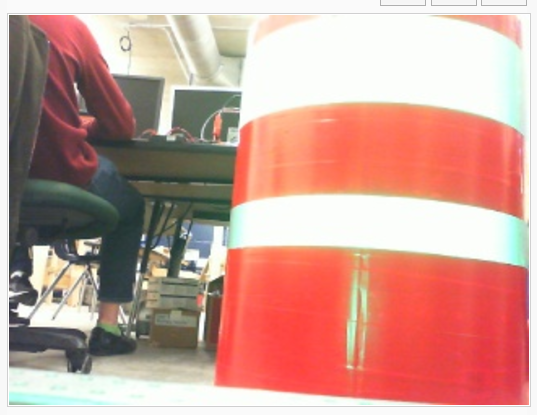
#> input picture large_maxes/mjpg_stream.png, 537 x 415 px
$ python -i grip.py   (imports and definitions only)   (older library calls are emulated)
#> lines starting #> are read from the running program, lines starting #| are printed output that depends on the picture
import cv2
import numpy
import math
from enum import Enum

class GripPythonVI:
    """
    An OpenCV pipeline generated by GRIP.
    """

    def __init__(self):
        """initializes all values to presets or None if need to be set
        """

        self.__hsl_threshold_hue = [51.798561151079134, 92.90322580645162]
        self.__hsl_threshold_saturation = [135.29676258992808, 196.553480475382]
        self.__hsl_threshold_luminance = [208.44134369923415, 254.89176570458406]

        self.hsl_threshold_output = None

        self.__find_contours_input = self.hsl_threshold_output
        self.__find_contours_external_only = False

        self.find_contours_output = None

        self.__filter_contours_contours = self.find_contours_output
        self.__filter_contours_min_area = 1.0
        self.__filter_contours_min_perimeter = 1.0
        self.__filter_contours_min_width = 1.0
        self.__filter_contours_max_width = 100000.0
        self.__filter_contours_min_height = 1.0
        self.__filter_contours_max_height = 120000.0
        self.__filter_contours_solidity = [0.0, 99.82014388489209]
        self.__filter_contours_max_vertices = 120000.0
        self.__filter_contours_min_vertices = 100.0
        self.__filter_contours_min_ratio = 2.0
        self.__filter_contours_max_ratio = 100000.0

        self.filter_contours_output = None


    def process(self, source0):
        """
        Runs the pipeline and sets all outputs to new values.
        """
        # Step HSL_Threshold0:
        self.__hsl_threshold_input = source0
        (self.hsl_threshold_output) = self.__hsl_threshold(self.__hsl_threshold_input, self.__hsl_threshold_hue, self.__hsl_threshold_saturation, self.__hsl_threshold_luminance)

        # Step Find_Contours0:
        self.__find_contours_input = self.hsl_threshold_output
        (self.find_contours_output) = self.__find_contours(self.__find_contours_input, self.__find_contours_external_only)

        # Step Filter_Contours0:
        self.__filter_contours_contours = self.find_contours_output
        (self.filter_contours_output) = self.__filter_contours(self.__filter_contours_contours, self.__filter_contours_min_area, self.__filter_contours_min_perimeter, self.__filter_contours_min_width, self.__filter_contours_max_width, self.__filter_contours_min_height, self.__filter_contours_max_height, self.__filter_contours_solidity, self.__filter_contours_max_vertices, self.__filter_contours_min_vertices, self.__filter_contours_min_ratio, self.__filter_contours_max_ratio)


    @staticmethod
    def __hsl_threshold(input, hue, sat, lum):
        """Segment an image based on hue, saturation, and luminance ranges.
        Args:
            input: A BGR numpy.ndarray.
            hue: A list of two numbers the are the min and max hue.
            sat: A list of two numbers the are the min and max saturation.
            lum: A list of two numbers the are the min and max luminance.
        Returns:
            A black and white numpy.ndarray.
        """
        out = cv2.cvtColor(input, cv2.COLOR_BGR2HLS)
        return cv2.inRange(out, (hue[0], lum[0], sat[0]),  (hue[1], lum[1], sat[1]))

    @staticmethod
    def __find_contours(input, external_only):
        """Sets the values of pixels in a binary image to their distance to the nearest black pixel.
        Args:
            input: A numpy.ndarray.
            external_only: A boolean. If true only external contours are found.
        Return:
            A list of numpy.ndarray where each one represents a contour.
        """
        if(external_only):
            mode = cv2.RETR_EXTERNAL
        else:
            mode = cv2.RETR_LIST
        method = cv2.CHAIN_APPROX_SIMPLE
        im2, contours, hierarchy =cv2.findContours(input, mode=mode, method=method)
        return contours

    @staticmethod
    def __filter_contours(input_contours, min_area, min_perimeter, min_width, max_width,
                        min_height, max_height, solidity, max_vertex_count, min_vertex_count,
                        min_ratio, max_ratio):
        """Filters out contours that do not meet certain criteria.
        Args:
            input_contours: Contours as a list of numpy.ndarray.
            min_area: The minimum area of a contour that will be kept.
            min_perimeter: The minimum perimeter of a contour that will be kept.
            min_width: Minimum width of a contour.
            max_width: MaxWidth maximum width.
            min_height: Minimum height.
            max_height: Maximimum height.
            solidity: The minimum and maximum solidity of a contour.
            min_vertex_count: Minimum vertex Count of the contours.
            max_vertex_count: Maximum vertex Count.
            min_ratio: Minimum ratio of width to height.
            max_ratio: Maximum ratio of width to height.
        Returns:
            Contours as a list of numpy.ndarray.
        """
        output = []
        for contour in input_contours:
            x,y,w,h = cv2.boundingRect(contour)
            if (w < min_width or w > max_width):
                continue
            if (h < min_height or h > max_height):
                continue
            area = cv2.contourArea(contour)
            if (area < min_area):
                continue
            if (cv2.arcLength(contour, True) < min_perimeter):
                continue
            hull = cv2.convexHull(contour)
            solid = 100 * area / cv2.contourArea(hull)
            if (solid < solidity[0] or solid > solidity[1]):
                continue
            if (len(contour) < min_vertex_count or len(contour) > max_vertex_count):
                continue
            ratio = (float)(w) / h
            if (ratio < min_ratio or ratio > max_ratio):
                continue
            output.append(contour)
        return output

>>> import cv2
>>> picture = cv2.imread('mjpg_stream.png')
#> picture is the input picture: shape (415, 537, 3); mean B, G, R 147.7, 157.3, 202.5
>>> result = GripPythonVI().process(picture)
#> in __hsl_threshold, `out = cv2.cvtColor(input, cv2.COLOR_BGR2HLS)`: out: shape (415, 537, 3); mean of channels 0, 1, 2 44.7, 175.8, 130.9
#> in __hsl_threshold, `return cv2.inRange(out, (hue[0], lum[0], sat[0]),  (hue[1], lum[1], sa..`:
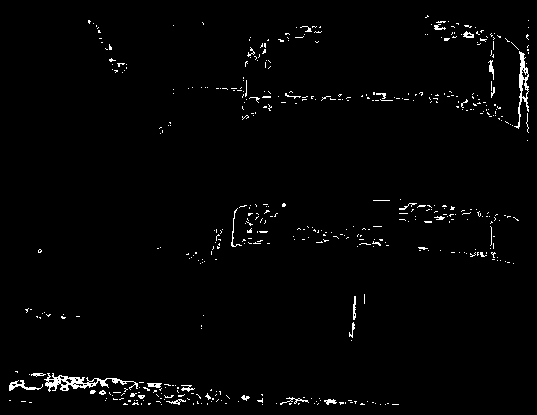
#> returned value: shape (415, 537); 1.7% white in thin lines or dots
